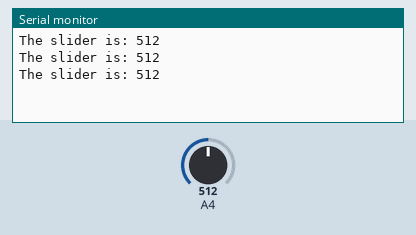
Simulated run of this sketch. Board: Arduino Leonardo, built with avr-gcc and run on an emulated ATmega32U4. On the bench: the last lines printed to the serial monitor. The inputs (shaded band) are chosen by the test bench; at power-on: A4 = 512.

Above: at 1.3 s.
1.4 s: A4 set to 716
At 1.9 s:
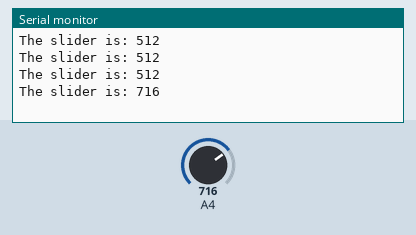
2.9 s: A4 set to 900
At 3.4 s:
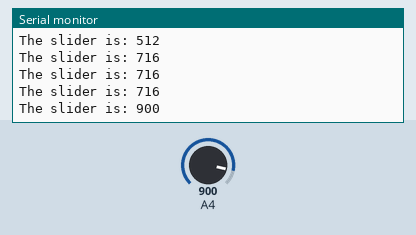
Timing chart, 0 to 5.9 s (numbered marks = the images above; inputs shaded):
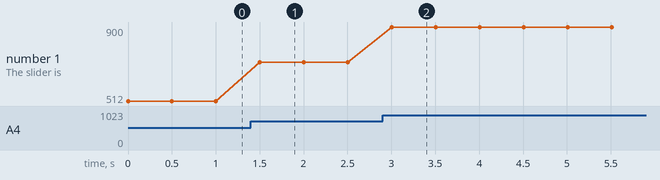

Measured:
- after the input at 1.4 s, the serial monitor: prints a new line after 0.10 s (image 1)
- after the input at 2.9 s, the serial monitor: prints a new line after 0.10 s (image 2)
- plotted number 1: 512 → 716 after the input at 1.4 s, 716 → 900 after the input at 2.9 s

The sketch:

_03-slider.ino
```cpp
#include <Esplora.h>

void setup() {
  Serial.begin(9600);
}

void loop() {
  int slider = Esplora.readSlider();    // read the slider and store it in slider
  Serial.print("The slider is: ");
  Serial.println(slider);               // print the value with a new line after it
  delay(500);
}
```
